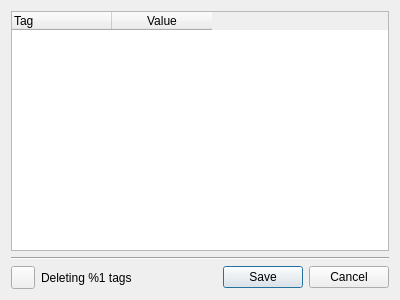
<?xml version="1.0" encoding="UTF-8"?>
<ui version="4.0">
 <class>TagDialog</class>
 <widget class="QDialog" name="TagDialog">
  <property name="geometry">
   <rect>
    <x>0</x>
    <y>0</y>
    <width>400</width>
    <height>300</height>
   </rect>
  </property>
  <property name="windowTitle">
   <string>Edit Tags</string>
  </property>
  <layout class="QVBoxLayout" name="verticalLayout">
   <item>
    <widget class="QTableWidget" name="tagTable">
     <property name="alternatingRowColors">
      <bool>true</bool>
     </property>
     <property name="sortingEnabled">
      <bool>true</bool>
     </property>
     <property name="columnCount">
      <number>2</number>
     </property>
     <column>
      <property name="text">
       <string>Tag</string>
      </property>
      <property name="textAlignment">
       <set>AlignLeft|AlignVCenter</set>
      </property>
     </column>
     <column>
      <property name="text">
       <string>Value</string>
      </property>
     </column>
    </widget>
   </item>
   <item>
    <widget class="Line" name="line">
     <property name="orientation">
      <enum>Qt::Horizontal</enum>
     </property>
    </widget>
   </item>
   <item>
    <layout class="QHBoxLayout" name="horizontalLayout_2">
     <item>
      <widget class="QToolButton" name="btAddTag">
       <property name="text">
        <string/>
       </property>
       <property name="icon">
        <iconset resource="../../resources.qrc">
         <normaloff>:/images/plus.png</normaloff>:/images/plus.png</iconset>
       </property>
      </widget>
     </item>
     <item>
      <widget class="QLabel" name="labelInfo">
       <property name="text">
        <string>Deleting %1 tags</string>
       </property>
      </widget>
     </item>
     <item>
      <spacer name="horizontalSpacer_2">
       <property name="orientation">
        <enum>Qt::Horizontal</enum>
       </property>
       <property name="sizeHint" stdset="0">
        <size>
         <width>40</width>
         <height>20</height>
        </size>
       </property>
      </spacer>
     </item>
     <item>
      <widget class="QDialogButtonBox" name="buttonBox">
       <property name="orientation">
        <enum>Qt::Horizontal</enum>
       </property>
       <property name="standardButtons">
        <set>QDialogButtonBox::Cancel|QDialogButtonBox::Save</set>
       </property>
      </widget>
     </item>
    </layout>
   </item>
  </layout>
 </widget>
 <resources>
  <include location="../../resources.qrc"/>
 </resources>
 <connections>
  <connection>
   <sender>buttonBox</sender>
   <signal>accepted()</signal>
   <receiver>TagDialog</receiver>
   <slot>accept()</slot>
   <hints>
    <hint type="sourcelabel">
     <x>279</x>
     <y>271</y>
    </hint>
    <hint type="destinationlabel">
     <x>199</x>
     <y>149</y>
    </hint>
   </hints>
  </connection>
  <connection>
   <sender>buttonBox</sender>
   <signal>rejected()</signal>
   <receiver>TagDialog</receiver>
   <slot>reject()</slot>
   <hints>
    <hint type="sourcelabel">
     <x>279</x>
     <y>271</y>
    </hint>
    <hint type="destinationlabel">
     <x>199</x>
     <y>149</y>
    </hint>
   </hints>
  </connection>
  <connection>
   <sender>btAddTag</sender>
   <signal>clicked()</signal>
   <receiver>TagDialog</receiver>
   <slot>slotAddTag()</slot>
   <hints>
    <hint type="sourcelabel">
     <x>25</x>
     <y>266</y>
    </hint>
    <hint type="destinationlabel">
     <x>199</x>
     <y>149</y>
    </hint>
   </hints>
  </connection>
 </connections>
 <slots>
  <slot>slotAddTag()</slot>
 </slots>
</ui>
